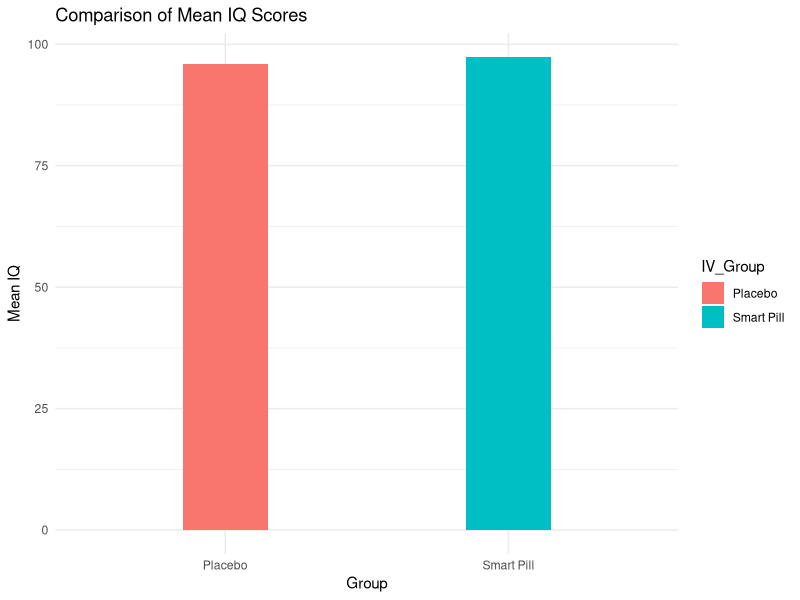
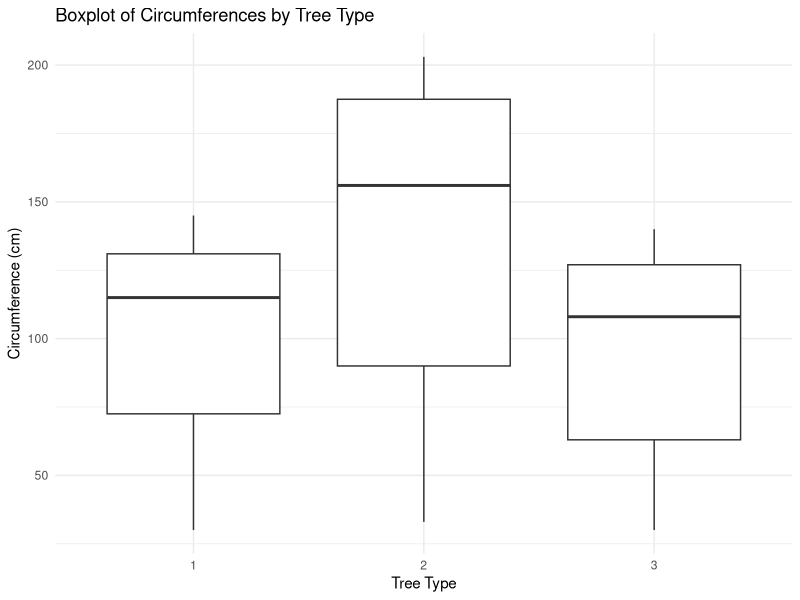

Reproduce these figures in R, in order.
## ---- chunk 1
knitr::opts_chunk$set(echo = TRUE)
## ---- chunk 2
library(dplyr)
library(ggplot2)
## ---- chunk 3
# f) Enter the data in R as a data frame with one dependent and one independent 
#    variable

# each = 6 ensures each speaker sizes' loudness is repeated six times.
# This matches the six loudness data points to each size.
# rep() function replicates values in a vector
IV_Size <- rep(c("Small", "Medium", "Large"), each = 6)
DV_Loudness <- c(15, 21, 16, 14, 20, 22, 32, 41, 46, 39,
              52, 43, 52, 50, 61, 69, 43, 58)

# create data frame using the vectors
speaker_data <- data.frame(IV_Size, DV_Loudness)
speaker_data

# g) Use pipeline to calculate the mean and standard deviation of loudness for 
#    each type of speaker. List the mean and standard deviation for each speaker
#    here:

speaker_stats <- speaker_data %>%
  group_by(IV_Size) %>%
  summarize(Mean_Loudness = mean(DV_Loudness), SD_Loudness = sd(DV_Loudness))
speaker_stats
## ---- chunk 4
# e) Enter the data in R as a data frame. Submit your R Markdown file to d2l 
#    drop box

# each = 10 ensures pill type's assignments repeat ten times.
# This aligns the IQ scores with each pill type.
# rep() function replicates values in a vector.
IV_Group <- rep(c("Smart Pill", "Placebo"), each = 10)
DV_IQ <- c(81, 98, 117, 76, 91, 110, 103, 105, 72, 121, 
           79, 80, 89, 94, 99, 106, 111, 109, 73, 119)

# create data frame using the vectors
pill_data <- data.frame(IV_Group, DV_IQ)
pill_data

# f) Generate a graph to visualize the means of IQ from the smart pill group and 
#    the placebo group. Submit your R Markdown file.
ggplot(pill_data, aes(x = IV_Group, y = DV_IQ, fill = IV_Group)) +
  geom_bar(stat = "summary", fun = "mean", width = 0.3) +
  labs(title = "Comparison of Mean IQ Scores", x = "Group", y = "Mean IQ") +
  theme_minimal()
## ---- chunk 5
numbers <- c(3.0, 6.5, 6.0, 5.5, 20.5, 7.5, 12.0, 20.5, 11.5, 17.5)
mean(numbers)
sd(numbers)
range(numbers)
median(numbers)
## ---- chunk 6
# view the data
Orange

# Part a: keep 1, 2, and 3
first_three <- Orange %>%
  filter(Tree == 1 | Tree == 2 | Tree == 3) # OR (|) operator

# Part b: find mean and standard deviation
stats <- first_three %>%
  group_by(Tree) %>%
  summarize(mean = mean(circumference), sd = sd(circumference))
stats

# Part c: generate boxplots with ordered tree types
ggplot(first_three, aes(x = factor(Tree, levels = c(1, 2, 3)), # ascending order
                        y = circumference)) +
  geom_boxplot() +
  labs(title = "Boxplot of Circumferences by Tree Type", x = "Tree Type",
       y = "Circumference (cm)") +
  theme_minimal()
